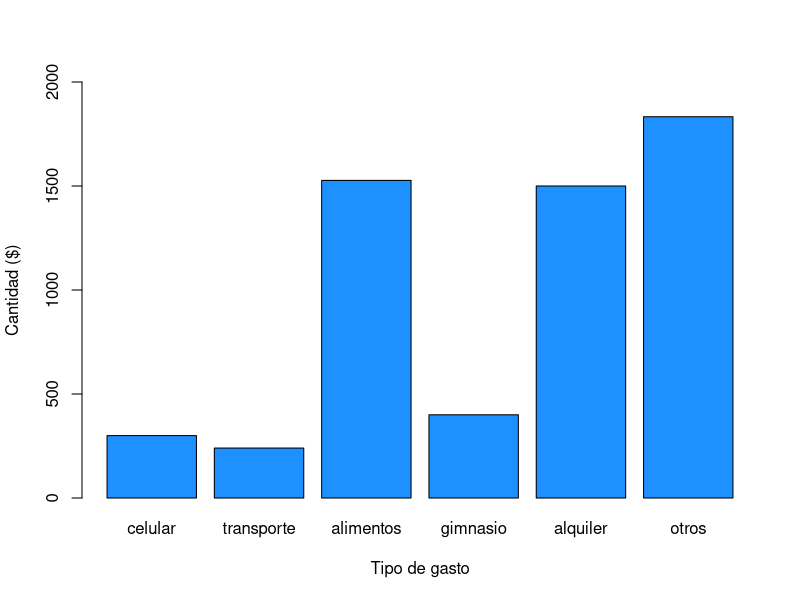
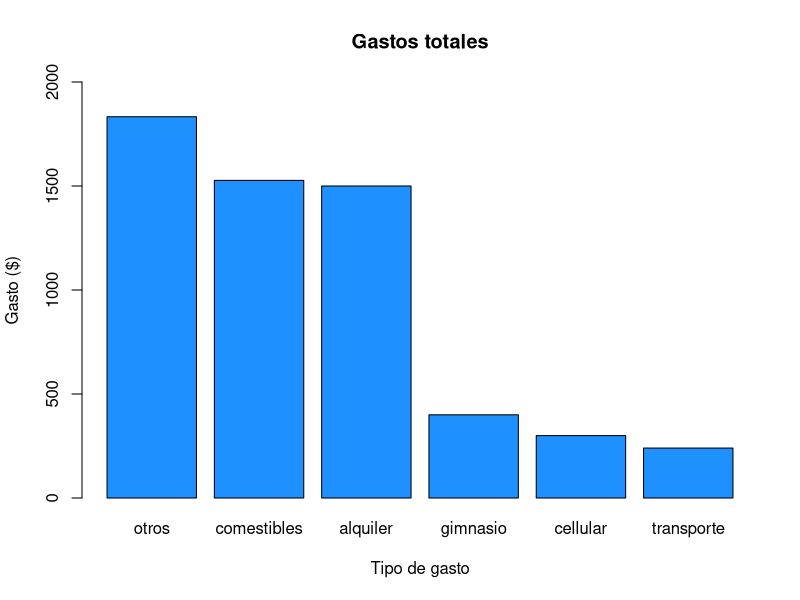

Write R code to recreate these figures, in order.
# Parte I R y RStudio-----------------------------------------------------------------

# Gastos totales
300 + 240 + 1527 + 400 + 1500 + 1833

celular <- 300
transporte <- 240
comestibles <- 1527
gimnasio <- 400
alquiler <- 1500
otros <- 1833

gastos_totales <- c(celular, transporte, comestibles, gimnasio, alquiler, otros)

sum(gastos_totales * 5) 

sum(gastos_totales * 10) 


# Autoevaluación ----------------------------------------------------------

# Instrucción: + Toma los objetos creados de la estudiantes (i.e variables) transporte, comestibles, gimnasio,alquiler y otros y escribamos dentro de la función de combinación c() para crear un vector llamado gastos:

gastos <- c(celular, transporte, comestibles, gimnasio, alquiler, otros)

# + Ahora, use la función gráfica barplot() para producir un diagrama de barras de gastos:

barplot(gastos, col="dodgerblue1", ylab= "Cantidad ($)", 
        xlab= "Tipo de gasto", cex.names = (1), ylim= c(0, 2000), 
        names.arg = c("celular", "transporte", "alimentos", "gimnasio", 
                      "alquiler", "otros")) 
# + Descubra cómo utilizar sort() para ordenar los elementos en la variable gastos, con el fin de organizar elementos en gastos en orden decreciente. 
# + Descubra cómo utilizar sort() y barplot() para producir un gráfico de barras con barras en orden decreciente.
# + Opcional: ve si puedes descubrir cómo mostrar los nombres de las variables debajo de cada una de las barras

barplot(sort(gastos, decreasing = TRUE), 
        main = "Gastos totales",
        xlab= "Tipo de gasto", 
        ylab= "Gasto ($)", 
        col="dodgerblue1", 
        ylim= c(0, 2000), 
        cex.names = (1), 
        names.arg = c("otros", "comestibles", "alquiler", "gimnasio", 
                      "cellular", "transporte")) 

# Parte II -----------------------------------------------------------------

# Problema 1:

# + Identifique el tipo de variable (cualitativa o cuantitativa) para la lista de preguntas de una encuesta aplicada a estudiantes universitarios en una clase de estadística:

# Nombre de estudiante. Respuesta: Cualitativa
# Fecha de nacimiento (p. Ej., 21/10/1995). Respuesta: Cualitativa
# Edad (en años). Respuesta: Cuantitativa
# Dirección de casa (por ejemplo, 1234 Ave. Alamo). Respuesta: Cualitativa
# Número de teléfono (por ejemplo, 510-123-4567). Respuesta: Cualitativa
# Área principal de estudio. Respuesta: Cualitativa
# Grado de año universitario: primer año, segundo año, tercer año, 
# último año. Respuesta: Cualitativa
# Puntaje en la prueba de mitad de período (basado en 100 
# puntos posibles). Respuesta: Cualitativa
# Calificación general: A, B, C, D, F. Respuesta: Cualitativa
# Tiempo (en minutos) para completar la prueba final de 
# MCF 202. Respuesta: Cuantitativa
# Numero de hermanos. Respuesta: Cuantitativa

# Problema 2

# + Elija un objeto (cualquier objeto, por ejemplo, animales, plantas, países, instituciones, etc.) y obtenga una lista de 8 variables: 4 cuantitativas y 4 categóricas.

variables <- list(
  cuantitativas = c("Diametro", "Altura", "Volumen", "Cobertura de copa"),
  cualitativas = c("Vigor", "Especie", "Tipo de daño", "Estrato"))

print(variables)
 
# Probelma 3 --------------------------------------------------------------

# + Considere una variable con valores numéricos que describen formas electrónicas de expresar opiniones personales: 1 = Twitter; 2 = correo electrónico; 3 = mensaje de texto; 4 = Facebook; 5 = blog ¿Es esta una variable cuantitativa o cualitativa?  
  
# Respuesta: Son variables cualitativas, ya que se le asigna un número a cada red social para hacer una clasificación, pero no representan un sentido númerico para análisis matemáticos 

# Problema 4 --------------------------------------------------------------

# + Para cada pregunta de investigación, (1) identifique a los individuos de interés (el grupo o grupos que se están estudiando), (2) identifique la (s) variable (s) (la característica sobre la que recopilaríamos datos) y (3) determine si cada variable es categórico o cuantitativo.

# ¿Cual es la cantidad promedio de horas que los estudiantes de universidades públicas trabaja cada semana?
# Respuestas: (1) estudiantes de universidades publicas (2) horas promedio que trabajan por semana (3) variable cuantitativa 

# ¿Que proporcion de todos los estudiantes universitarios de México están inscritos en una universidad pública?
# Respuestas: (1) estudiantes mexicanos universitarios  (2) inscritos en universidades publicas (3) variable cuantitativa

# En las universidades públicas, las estudiantes femeninas tienen un promedio de CENEVAL más alto que los estudiantes varones?
# Respuestas: (1) estudiantes en universidades publicas según su género (masculino y femenino) (2) promedio en la prueba de CENEVAL (3) variable cuantitativa

# Es más probable que los atletas universitarios reciban asesoramiento académico que los atletas no universitarios?
# Respuestas: (1) atletas inscritos o no inscritos en universidades (2) recepción de asesoramiento academico (3) variable categorica 

# Si reunieramos datos para responder a las preguntas de la investigación anterior, qué datos podrían analizarse mediante un histograma? ¿Cómo lo sabes?.
# Respuestas: Los histogramas se pueden aplicar a todas las variables que son cuantitativas, ya sean continuas o discretas (Fávero y Belfiore, 2019).    
  

# Referencia
# Fávero, L. P., & Belfiore, P. (2019). Univariate Descriptive Statistics. In Data Science for Business and Decision Making (pp. 21–91). doi:10.1016/b978-0-12-811216-8.00003-3

















